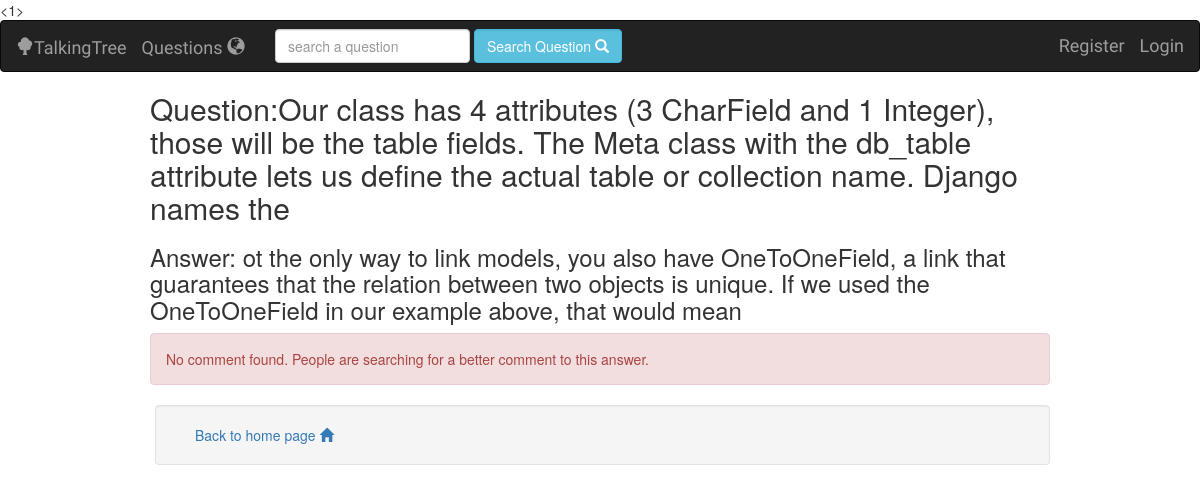
Before: /talkingtree/comments/8/ with the older database file.
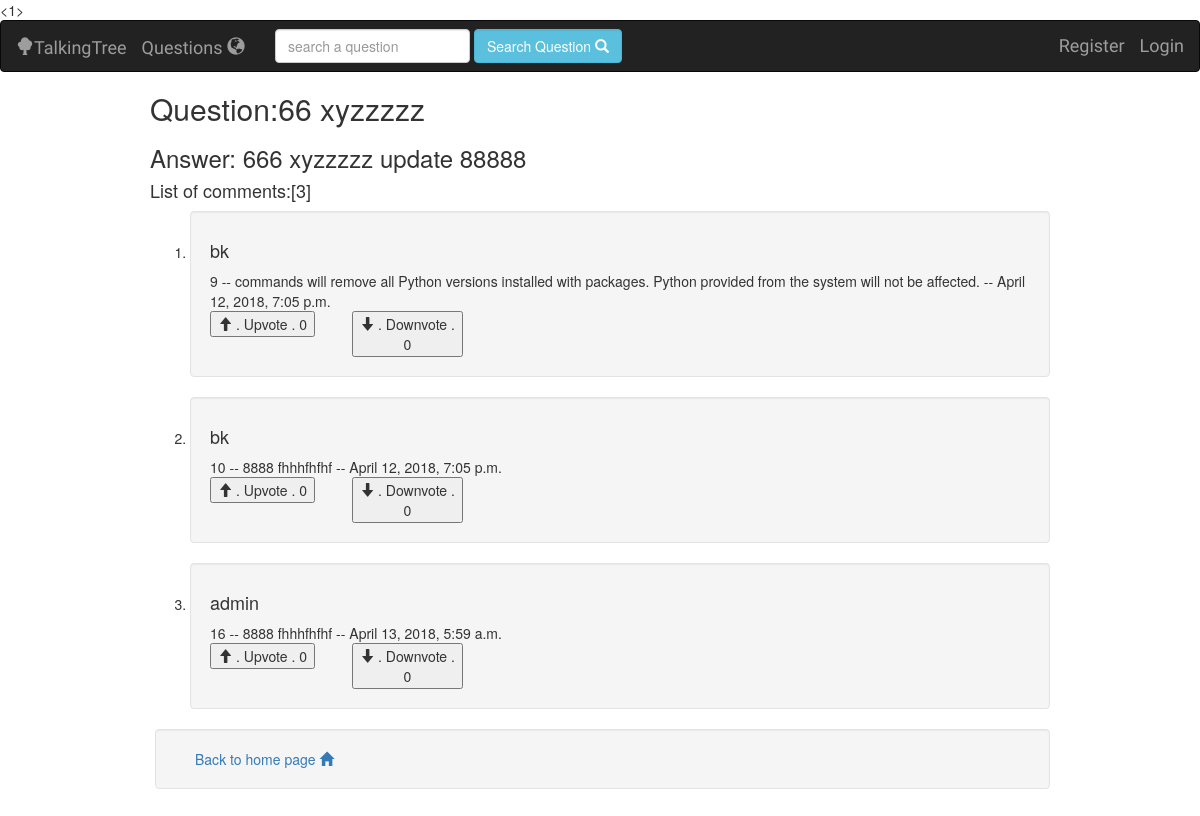
After: the same page with the newer database file.
### talkingtree/models.py (models this page shows, shortened)
class Question(models.Model):
    user = models.ForeignKey(User, on_delete=models.DO_NOTHING, default=None)
    question_text = models.CharField(max_length=200)
    created_date = models.DateTimeField(default=datetime.now())
    class Meta:
        ordering = ['-id']

class Answer(models.Model):
    question = models.ForeignKey(Question, on_delete=models.CASCADE)
    user = models.ForeignKey(User, on_delete=models.DO_NOTHING, default=None)
    answer_text = models.CharField(max_length=200)
    created_date = models.DateTimeField(default=datetime.now())
    class Meta:
        ordering = ['-id']

class Comment(models.Model):
    answer = models.ForeignKey(Answer, on_delete=models.CASCADE)
    user = models.ForeignKey(User, on_delete=models.DO_NOTHING, null=True, blank=True)
    comment_text = models.CharField(max_length=200)
    created_date = models.DateTimeField(default=datetime.now())

### talkingtree/views.py (the view)
# urls.py: url(r'^comments/(?P<answer_id>[0-9]+)/$', views.comment, name='comment'),
def comment(request, answer_id):
    try:
        answer = Answer.objects.get(pk=answer_id)
        question = Question.objects.filter(answer__id=answer_id)
        all_comment = Comment.objects.filter(answer = answer)
        count_comment = answer.comment_set.count();
        comments = []
        for item in all_comment:
            count_upvotecomment = Upvotecomment.objects.filter(upvote=True, comment=item).count()
            count_downvotecomment = Upvotecomment.objects.filter(upvote=False, comment=item).count()
            comments.append({
                'comment':item,
                'count_upvotecomment':count_upvotecomment,
                'count_downvotecomment':count_downvotecomment
            })
    except Question.DoesNotExist:
        raise Http404('comment Does not Exist.')
    return render(request, 'talkingtree/comment.html', { 'question':question, 'answer' : answer,
                                                         'all_comment': comments, 'count_comment':count_comment,
                                                         })

### talkingtree/templates/talkingtree/comment.html (shortened to what this page needs)
 {% extends 'talkingtree/base.html' %}
 {%  block body %}
        {%  for que in question %}
            <h2> Question:{{ que.question_text }}</h2>
        {% endfor %}
    <h3> Answer: {{ answer.answer_text }}</h3>
    {% if all_comment %}
        <h4> List of comments:[{{ count_comment }}] </h4>
        <ol>
            {% for comment in all_comment %}
            <li>
            <div class="well">
                 <div ><h4>{{ comment.comment.user }}</h4></div>
                {{ comment.comment.id }} -- {{ comment.comment.comment_text }} -- {{ comment.comment.created_date }}
                <div class="row">
                    <div class="col-sm-2">
                        <form action="{% url 'talkingtree:upvotes_comment' comment.comment.id %}" method="post">
                            <button type="submit">
                                <span class="glyphicon glyphicon-arrow-up"></span>
                                 . Upvote . {{ comment.count_upvotecomment }}
                            </button>
                        </form>
                    </div>
                    <div class="col-sm-2">
                        <form action="{% url 'talkingtree:downvotes_comment' comment.comment.id %}" method="post">
                            <button type="submit">
                                <span class="glyphicon glyphicon-arrow-down"></span>
                                . Downvote . {{ comment.count_downvotecomment }}
                            </button>
                        </form>
                    </div>
                </div>
            </div>
            </li>
            {% endfor %}
        </ol>
        {% else %}
              <div class="alert alert-danger">
        No comment found. People are searching for a better comment to this answer.
       </div>
    {% endif %}
             <div class="well" style="margin-left: 5px">
             <div class="row" style="margin-left: 5px">
                <div  class="col-sm-3">
                    <a href="/talkingtree/"> Back to home page  <span  class="glyphicon glyphicon-home" aria-hidden="true"> </span></a>
                </div>
             </div>
            </div>
 {% endblock %}

Changed rows visible on the page:
no longer on this page (row edited): Question: question_text "Our class has 4 attributes (3 CharField and 1 Integer), those will be the table fields. The Meta class with the db_table attribute lets us define the actual table or collection name. Django names the"
now on this page (row edited): Question: question_text "66 xyzzzzz"
changed Answer: answer_text "ot the only way to link models, you also have OneToOneField, a link that guarantees that the relation between two objects is unique. If we used the OneToOneField in our example above, that would mean" → "666 xyzzzzz update 88888"
now on this page (row edited): Comment: comment.user "bk", comment.id "9", comment.comment_text "commands will remove all Python versions installed with packages. Python provided from the system will not be affected.", comment.created_date "April 12, 2018, 7:05 p.m.", count_upvotecomment "0", count_downvotecomment "0"
added Comment: comment.user "bk", comment.id "10", comment.comment_text "8888 fhhhfhfhf", comment.created_date "April 12, 2018, 7:05 p.m.", count_upvotecomment "0", count_downvotecomment "0"
added Comment: comment.user "admin", comment.id "16", comment.comment_text "8888 fhhhfhfhf", comment.created_date "April 13, 2018, 5:59 a.m.", count_upvotecomment "0", count_downvotecomment "0"
Other visible differences:
{{ count_comment }}: (not shown) → "3"
text no longer shown: "No comment found. People are searching for a better comment to this answer."
text now shown: "List of comments:[ ]"
